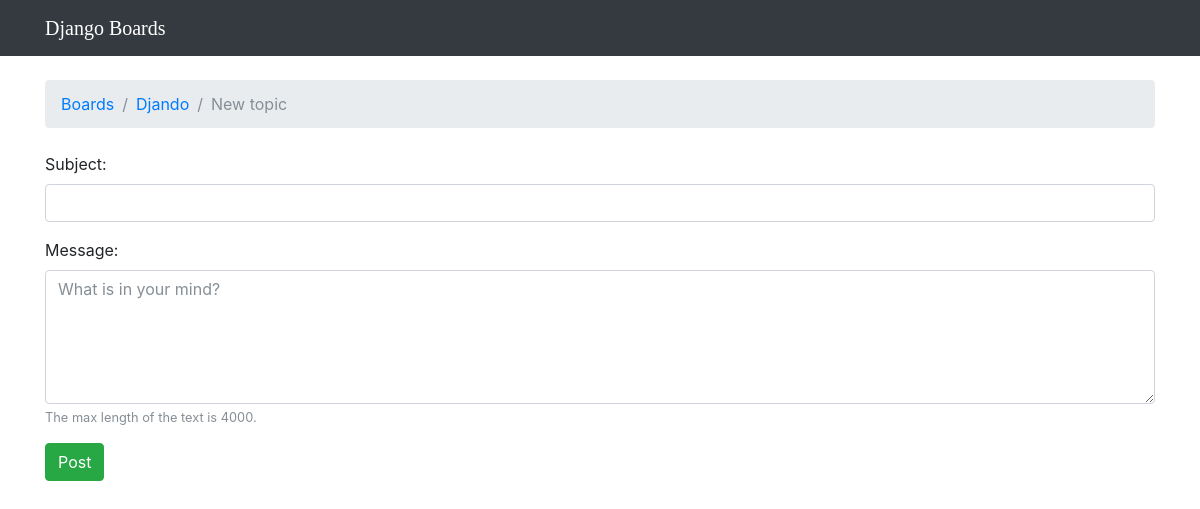
Page /boards/1/new/ on the earlier database version.
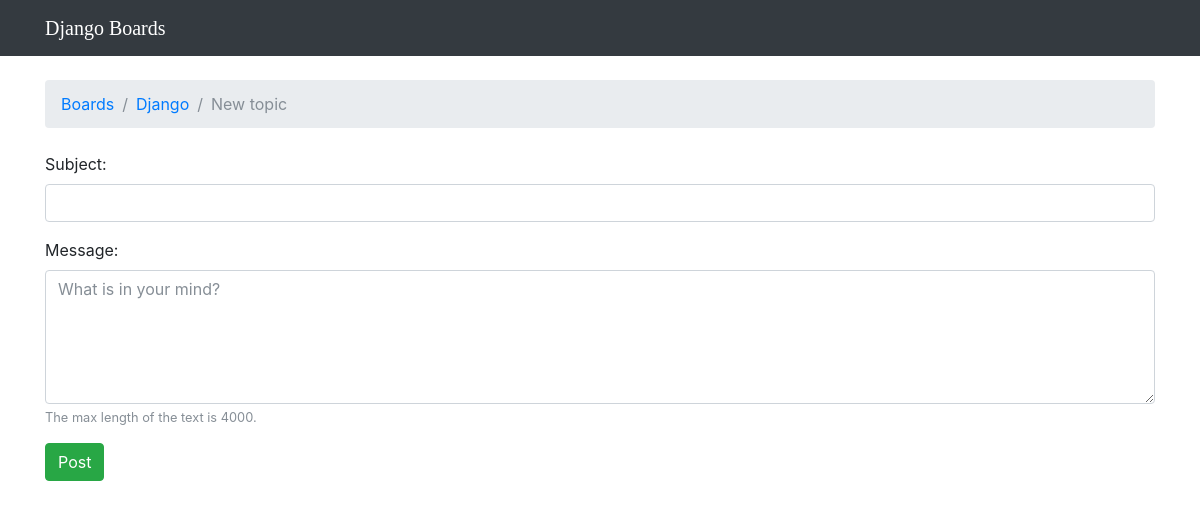
Same page on the later database version.
### boards/models.py (models this page shows, shortened)
class Board(models.Model):
	name = models.CharField(max_length=30, unique=True)
	description = models.CharField(max_length=100)

### boards/views.py (the view)
# urls.py: url(r'^boards/(?P<pk>\d+)/new/$', views.new_topic, name='new_topic'),
def new_topic(request, pk):
    board = get_object_or_404(Board, pk=pk)
    user = User.objects.first()  # TODO: get the currently logged in user
    if request.method == 'POST':
        form = NewTopicForm(request.POST)
        if form.is_valid():
            topic = form.save(commit=False)
            topic.board = board
            topic.starter = user
            topic.save()
            post = Post.objects.create(
                message=form.cleaned_data.get('message'),
                topic=topic,
                created_by=user
            )
            return redirect('board_topics', pk=board.pk)  # TODO: redirect to the created topic page
    else:
        form = NewTopicForm()
    return render(request, 'new_topic.html', {'board': board, 'form': form})

### boards/forms.py
class NewTopicForm(forms.ModelForm):
    message = forms.CharField(
        widget=forms.Textarea(
            attrs={'rows': 5, 'placeholder': 'What is in your mind?'}
        ),
        max_length=4000,
        help_text='The max length of the text is 4000.'
    )
    class Meta:
        model = Topic
        fields = ['subject', 'message']

### templates/new_topic.html (shortened to what this page needs)
{% extends 'base.html' %}
{% load widget_tweaks %}
{% block breadcrumb %}
  <li class="breadcrumb-item"><a href="{% url 'home' %}">Boards</a></li>
  <li class="breadcrumb-item"><a href="{% url 'board_topics' board.pk %}">{{ board.name }}</a></li>
  <li class="breadcrumb-item active">New topic</li>
{% endblock %}
{% block content %}
  <form method="post" novalidate>
  {% for field in form %}
    <div class="form-group">
      {{ field.label_tag }}
      {% if form.is_bound %}
        {% if field.errors %}
          {% render_field field class="form-control is-invalid" %}
          {% for error in field.errors %}
            <div class="invalid-feedback">
              {{ error }}
            </div>
          {% endfor %}
        {% else %}
          {% render_field field class="form-control is-valid" %}
        {% endif %}
      {% else %}
        {% render_field field class="form-control" %}
      {% endif %}
      {% if field.help_text %}
        <small class="form-text text-muted">
          {{ field.help_text }}
        </small>
      {% endif %}
    </div>
  {% endfor %}
  <button type="submit" class="btn btn-success">Post</button>
</form>
{% endblock %}

Differences in the rows shown:
changed Board: name "Djando" → "Django"
